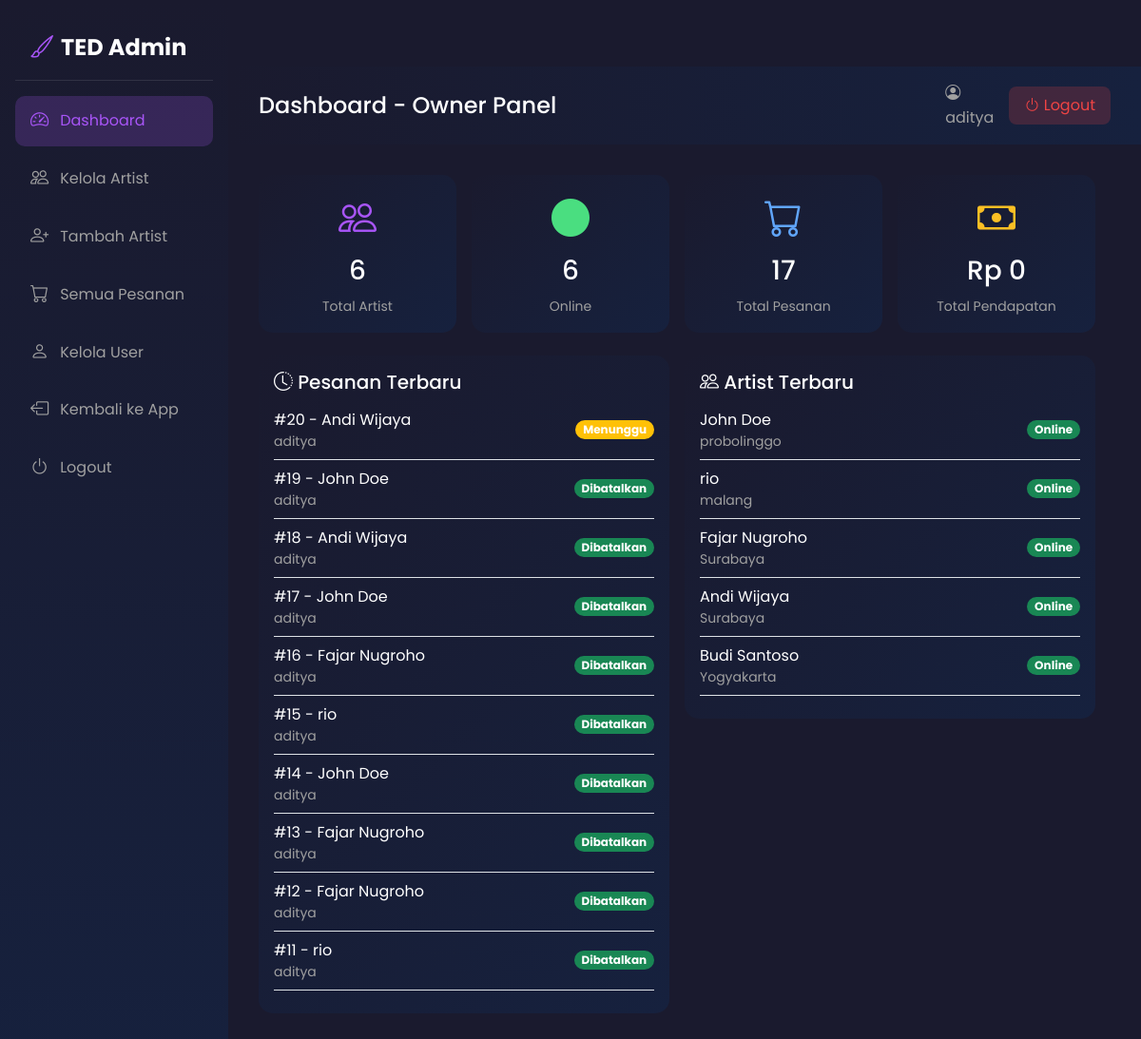
Before: /owner/ (signed in) with the older database file.
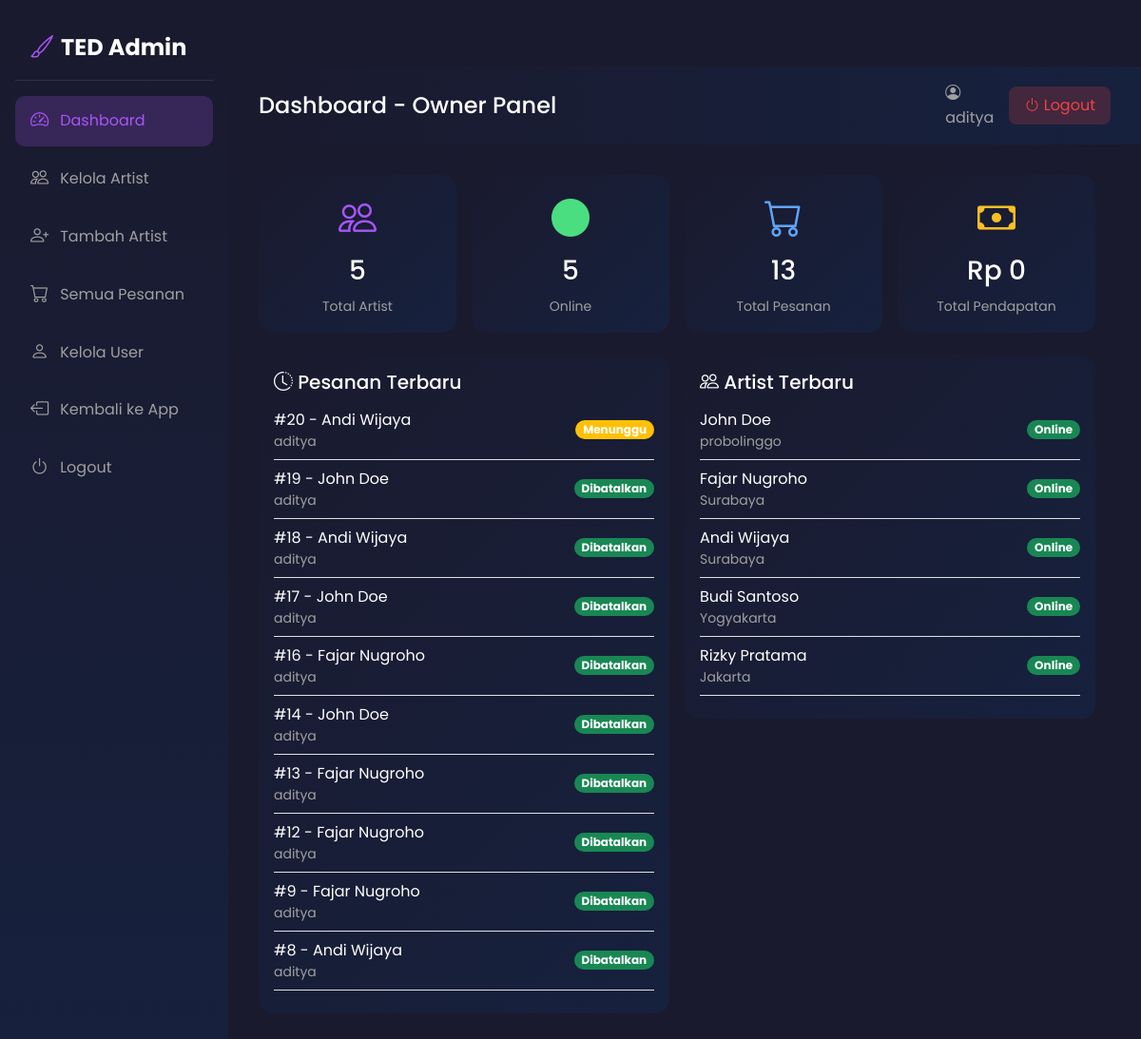
After: the same page with the newer database file.
### tedapp/models.py (models this page shows, shortened)
class Booking(models.Model):
    STATUS_CHOICES = [
        ('pending', 'Menunggu'),
        ('confirmed', 'Dikonfirmasi'),
        ('on_the_way', 'Dalam Perjalanan'),
        ('arrived', 'Tiba'),
        ('started', 'Sedang Dikerjakan'),
        ('completed', 'Selesai'),
        ('cancelled', 'Dibatalkan'),
    ]
    SERVICE_TYPE_CHOICES = [
        ('studio', 'Ke Studio'),
        ('home', 'Ke Rumah'),
    ]
    PAYMENT_METHOD_CHOICES = [
        ('cash', 'Tunai'),
        ('gopay', 'GoPay'),
        ('ovo', 'OVO'),
        ('dana', 'DANA'),
        ('shopeepay', 'ShopeePay'),
        ('transfer', 'Transfer Bank'),
    ]
    PAYMENT_STATUS_CHOICES = [
        ('pending', 'Menunggu'),
        ('paid', 'Lunas'),
        ('failed', 'Gagal'),
    ]
    user = models.ForeignKey(User, on_delete=models.CASCADE, related_name='bookings')
    artist = models.ForeignKey(Artist, on_delete=models.CASCADE, related_name='bookings')
    service = models.ForeignKey(Service, on_delete=models.CASCADE, related_name='bookings')
    service_type = models.CharField(max_length=10, choices=SERVICE_TYPE_CHOICES)
    payment_method = models.CharField(max_length=20, choices=PAYMENT_METHOD_CHOICES, default='cash')
    payment_status = models.CharField(max_length=20, choices=PAYMENT_STATUS_CHOICES, default='pending')
    booking_date = models.DateField()
    booking_time = models.TimeField()
    address = models.TextField()
    city = models.CharField(max_length=100)
    user_latitude = models.DecimalField(max_digits=9, decimal_places=6, null=True, blank=True)
    user_longitude = models.DecimalField(max_digits=9, decimal_places=6, null=True, blank=True)
    description = models.TextField(blank=True)
    status = models.CharField(max_length=20, choices=STATUS_CHOICES, default='pending')
    total_price = models.DecimalField(max_digits=10, decimal_places=0)
    notes = models.TextField(blank=True)
    cancellation_reason = models.TextField(blank=True)
    estimated_arrival = models.IntegerField(default=0, help_text='Estimasi waktu arrival dalam menit')
    created_at = models.DateTimeField(auto_now_add=True)
    updated_at = models.DateTimeField(auto_now=True)

class Artist(models.Model):
    user = models.OneToOneField(User, on_delete=models.CASCADE, null=True, blank=True, related_name='artist_profile')
    name = models.CharField(max_length=200)
    nickname = models.CharField(max_length=100)
    photo = models.ImageField(upload_to='artists/', blank=True, null=True)
    phone = models.CharField(max_length=20)
    email = models.EmailField(blank=True)
    address = models.CharField(max_length=300)
    city = models.CharField(max_length=100)
    latitude = models.DecimalField(max_digits=9, decimal_places=6, null=True, blank=True)
    longitude = models.DecimalField(max_digits=9, decimal_places=6, null=True, blank=True)
    current_latitude = models.DecimalField(max_digits=9, decimal_places=6, null=True, blank=True, help_text='Lokasi saat ini (mobile tracking)')
    current_longitude = models.DecimalField(max_digits=9, decimal_places=6, null=True, blank=True, help_text='Lokasi saat ini (mobile tracking)')
    description = models.TextField()
    specializations = models.CharField(max_length=300)
    experience_years = models.IntegerField(default=0)
    rating = models.DecimalField(max_digits=3, decimal_places=2, default=0)
    total_reviews = models.IntegerField(default=0)
    is_available_home = models.BooleanField(default=True)
    is_available_studio = models.BooleanField(default=True)
    home_service_fee = models.DecimalField(max_digits=10, decimal_places=0, default=0)
    studio_name = models.CharField(max_length=200, blank=True)
    studio_address = models.CharField(max_length=300, blank=True)
    service_radius_km = models.DecimalField(max_digits=5, decimal_places=2, default=20, help_text='Radius layanan dalam km')
    is_verified = models.BooleanField(default=False)
    is_active = models.BooleanField(default=True)
    is_online = models.BooleanField(default=False, help_text='Artist sedang online/menerima order')
    payment_gopay = models.CharField(max_length=30, blank=True, help_text='Nomor GoPay')
    payment_ovo = models.CharField(max_length=30, blank=True, help_text='Nomor OVO')
    payment_dana = models.CharField(max_length=30, blank=True, help_text='Nomor DANA')
    payment_shopeepay = models.CharField(max_length=30, blank=True, help_text='Nomor ShopeePay')
    payment_transfer = models.CharField(max_length=50, blank=True, help_text='Nomor Rekening Transfer Bank')
    payment_bank_name = models.CharField(max_length=50, blank=True, help_text='Nama Bank')
    created_at = models.DateTimeField(auto_now_add=True)

### tedapp/views.py (the view)
# urls.py: path('owner/', views.owner_dashboard, name='owner_dashboard'),
@login_required
def owner_dashboard(request):
    try:
        profile = request.user.profile
        if profile.role != 'owner':
            messages.error(request, 'Anda tidak memiliki akses ke halaman owner.')
            return redirect('home')
    except UserProfile.DoesNotExist:
        UserProfile.objects.create(user=request.user, role='user')
        return redirect('home')
    total_artists = Artist.objects.count()
    active_artists = Artist.objects.filter(is_active=True).count()
    online_artists = Artist.objects.filter(is_online=True).count()
    total_bookings = Booking.objects.count()
    pending_bookings = Booking.objects.filter(status='pending').count()
    total_users = User.objects.count()
    total_revenue = Transaction.objects.filter(status='paid').aggregate(Sum('amount'))['amount__sum'] or 0
    recent_bookings = Booking.objects.order_by('-created_at')[:10]
    recent_artists = Artist.objects.order_by('-created_at')[:5]
    context = {
        'total_artists': total_artists,
        'active_artists': active_artists,
        'online_artists': online_artists,
        'total_bookings': total_bookings,
        'pending_bookings': pending_bookings,
        'total_users': total_users,
        'total_revenue': total_revenue,
        'recent_bookings': recent_bookings,
        'recent_artists': recent_artists,
    }
    return render(request, 'tedapp/owner_dashboard.html', context)

### tedapp/templates/tedapp/owner_dashboard.html (shortened to what the changed rows need)
{% extends 'tedapp/owner_base.html' %}
{% block page_title %}Dashboard - Owner Panel{% endblock %}
{% block content %}
<div class="row g-3 mb-4">
    <div class="col-6 col-md-3">
        <div class="card border-0" style="background: linear-gradient(135deg, #1a1a2e 0%, #16213e 100%); border-radius: 15px;">
            <div class="card-body text-center">
                <i class="bi bi-people fs-1" style="color: #a855f7;"></i>
                <h3 class="mt-2 text-white">{{ total_artists }}</h3>
                <small style="color: #a0a0a0;">Total Artist</small>
            </div>
        </div>
    </div>
    <div class="col-6 col-md-3">
        <div class="card border-0" style="background: linear-gradient(135deg, #1a1a2e 0%, #16213e 100%); border-radius: 15px;">
            <div class="card-body text-center">
                <i class="bi bi-circle-fill fs-1" style="color: #4ade80;"></i>
                <h3 class="mt-2 text-white">{{ online_artists }}</h3>
                <small style="color: #a0a0a0;">Online</small>
            </div>
        </div>
    </div>
    <div class="col-6 col-md-3">
        <div class="card border-0" style="background: linear-gradient(135deg, #1a1a2e 0%, #16213e 100%); border-radius: 15px;">
            <div class="card-body text-center">
                <i class="bi bi-cart fs-1" style="color: #60a5fa;"></i>
                <h3 class="mt-2 text-white">{{ total_bookings }}</h3>
                <small style="color: #a0a0a0;">Total Pesanan</small>
            </div>
        </div>
    </div>
</div>
<div class="row g-3">
    <div class="col-md-6">
        <div class="card border-0" style="background: linear-gradient(135deg, #1a1a2e 0%, #16213e 100%); border-radius: 15px;">
            <div class="card-body">
                {% for booking in recent_bookings %}
                <div class="d-flex justify-content-between align-items-center border-bottom pb-2 mb-2">
                    <div>
                        <span class="text-white">#{{ booking.id }} - {{ booking.artist.name }}</span>
                        <small class="d-block" style="color: #a0a0a0;">{{ booking.user.username }}</small>
                    </div>
                    <span class="badge rounded-pill {% if booking.status == 'pending' %}bg-warning{% elif booking.status == 'completed' %}bg-secondary{% else %}bg-success{% endif %}">
                        {{ booking.get_status_display }}
                    </span>
                </div>
                {% empty %}
                <p style="color: #a0a0a0;">Belum ada pesanan</p>
                {% endfor %}
            </div>
        </div>
    </div>
    <div class="col-md-6">
        <div class="card border-0" style="background: linear-gradient(135deg, #1a1a2e 0%, #16213e 100%); border-radius: 15px;">
            <div class="card-body">
                {% for artist in recent_artists %}
                <div class="d-flex justify-content-between align-items-center border-bottom pb-2 mb-2">
                    <div>
                        <span class="text-white">{{ artist.name }}</span>
                        <small class="d-block" style="color: #a0a0a0;">{{ artist.city }}</small>
                    </div>
                    <span class="badge rounded-pill {% if artist.is_online %}bg-success{% else %}bg-secondary{% endif %}">
                        {% if artist.is_online %}Online{% else %}Offline{% endif %}
                    </span>
                </div>
                {% empty %}
                <p style="color: #a0a0a0;">Belum ada artist</p>
                {% endfor %}
            </div>
        </div>
    </div>
</div>
{% endblock %}

Changed rows visible on the page:
removed Booking: id "15", artist.name "rio", user.username "aditya", status "Dibatalkan"
removed Booking: id "11", artist.name "rio", user.username "aditya", status "Dibatalkan"
removed Artist: name "rio", city "malang", is_online "Online"
now on this page (row unchanged): Booking: id "9", artist.name "Fajar Nugroho", user.username "aditya", status "Dibatalkan"
now on this page (row unchanged): Booking: id "8", artist.name "Andi Wijaya", user.username "aditya", status "Dibatalkan"
now on this page (row unchanged): Artist: name "Rizky Pratama", city "Jakarta", is_online "Online"
Other visible differences:
{{ total_artists }}: "6" → "5"
{{ online_artists }}: "6" → "5"
{{ total_bookings }}: "17" → "13"
